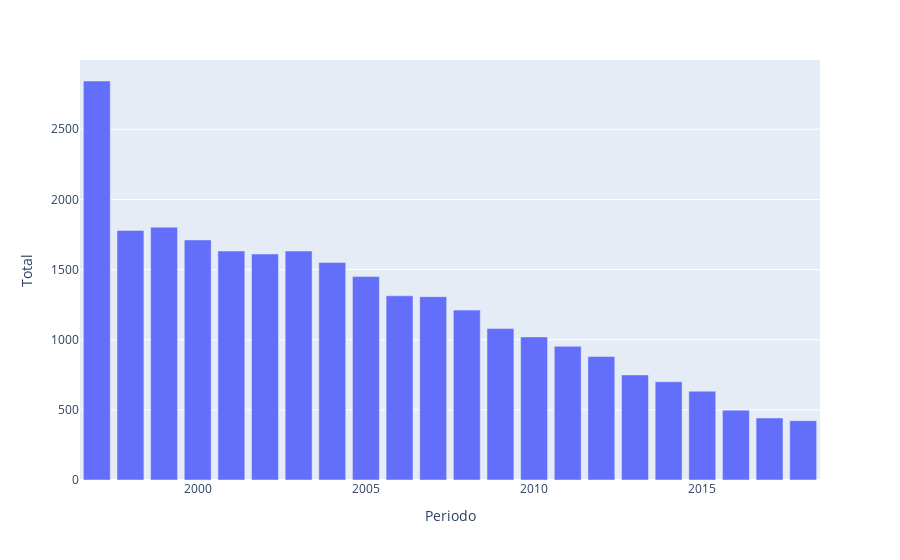

Here is the notebook cell this chart was saved with:
### Code cell
fig = px.bar(dataset_1997, x='Periodo', y='Total')
fig.show()

### Figure 1 — Plotly figure (JSON) as saved in the notebook; plotly's stock layout.template omitted (floating-point values rounded to 4 significant figures)
{"data": [{"alignmentgroup": "True", "hovertemplate": "Periodo=%{x}<br>Total=%{y}<extra></extra>", "legendgroup": "", "marker": {"color": "#636efa", "pattern": {"shape": ""}}, "name": "", "offsetgroup": "", "orientation": "v", "showlegend": false, "textposition": "auto", "type": "bar", "x": [2018, 2017, 2016, 2015, 2014, 2013, 2012, 2011, 2010, 2009, 2008, 2007, 2006, 2005, 2004, 2003, 2002, 2001, 2000, 1999, 1998, 1997], "xaxis": "x", "y": [423, 442, 498, 633, 700, 749, 880, 953, 1020, 1079, 1211, 1307, 1313, 1450, 1551, 1632, 1611, 1632, 1711, 1802, 1779, 2844], "yaxis": "y"}], "layout": {"barmode": "relative", "legend": {"tracegroupgap": 0}, "margin": {"t": 60}, "xaxis": {"anchor": "y", "domain": [0, 1], "title": {"text": "Periodo"}}, "yaxis": {"anchor": "x", "domain": [0, 1], "title": {"text": "Total"}}}}
